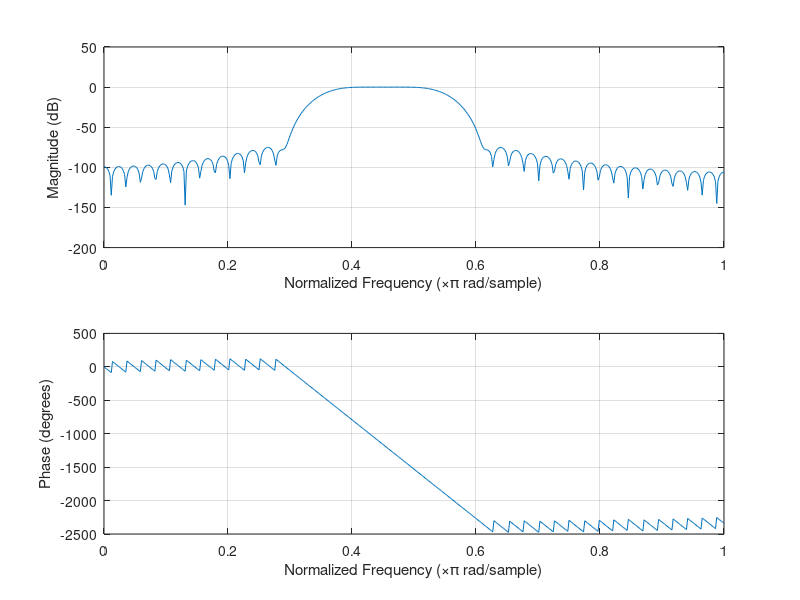
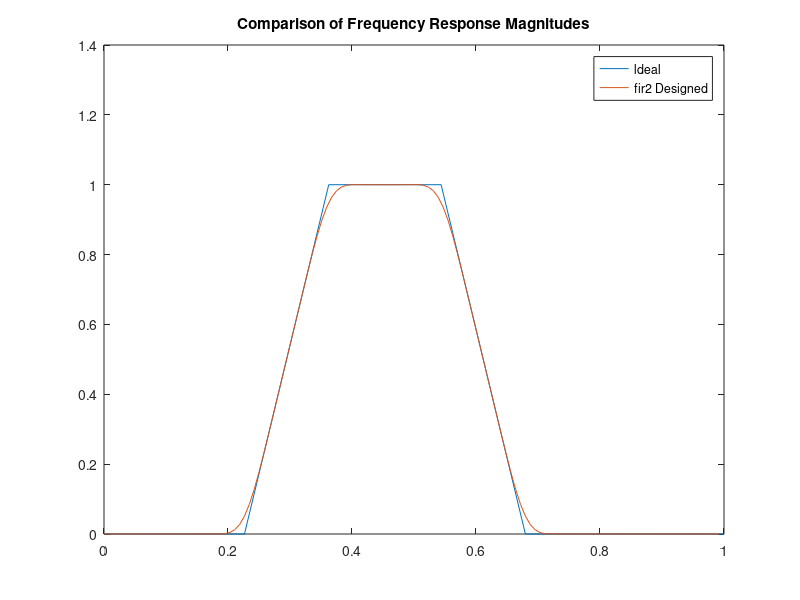

The MATLAB script that drew these images, in order: (Note: this script raises an error after producing the figures.)
clear; clc; close all;
h=fir1(82,[0.3624 0.5437],blackman(83));
freqz(h,1,512)
figure
% mod5_7b
f = [0 5 8 12 15 22.07]/22.07;
m = [0 0 1 1 0 0];
b = fir2(80,f,m);
[h,w] = freqz(b,1,128);
plot(f,m,w/pi,abs(h));
legend('ldeal','fir2 Designed')
title('Comparison of Frequency Response Magnitudes');
figure
% mod5_7c
rp = 0.0015; % Passband ripple
rs = 0.001; % Stopband ripple
fs = 44140; % Sampling frequency
f = [5000 8000 12000 15000]; % Cutoff frequencies
a = [0 1 0 ]; % Desired amplitudes
dev=[rs rp rs]; % deviations
[n, fo, mo, w]=remezord(f, a, dev, fs);
hopt = remez(n,fo,mo,w);
[H ,W]=freqz(hopt,1,1024);